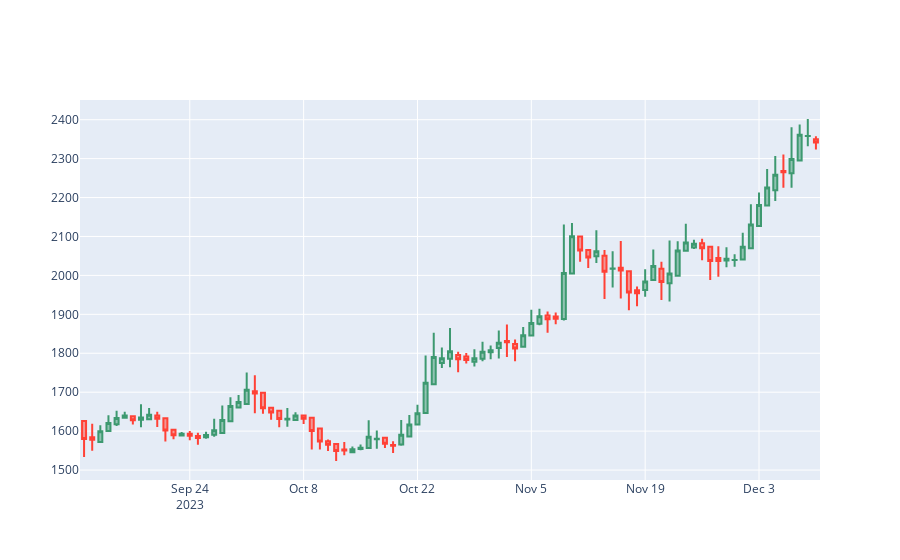

The code cell stored with this chart in its notebook:
### Code cell
# use plotly to plot the data
import plotly.graph_objects as go

fig = go.Figure(data=[go.Candlestick(x=ha_data.index,
                open=ha_data['Open'],
                high=ha_data['High'],
                low=ha_data['Low'],
                close=ha_data['Close'])])

# drop the slider
fig.update_layout(xaxis_rangeslider_visible=False)
fig.show()
